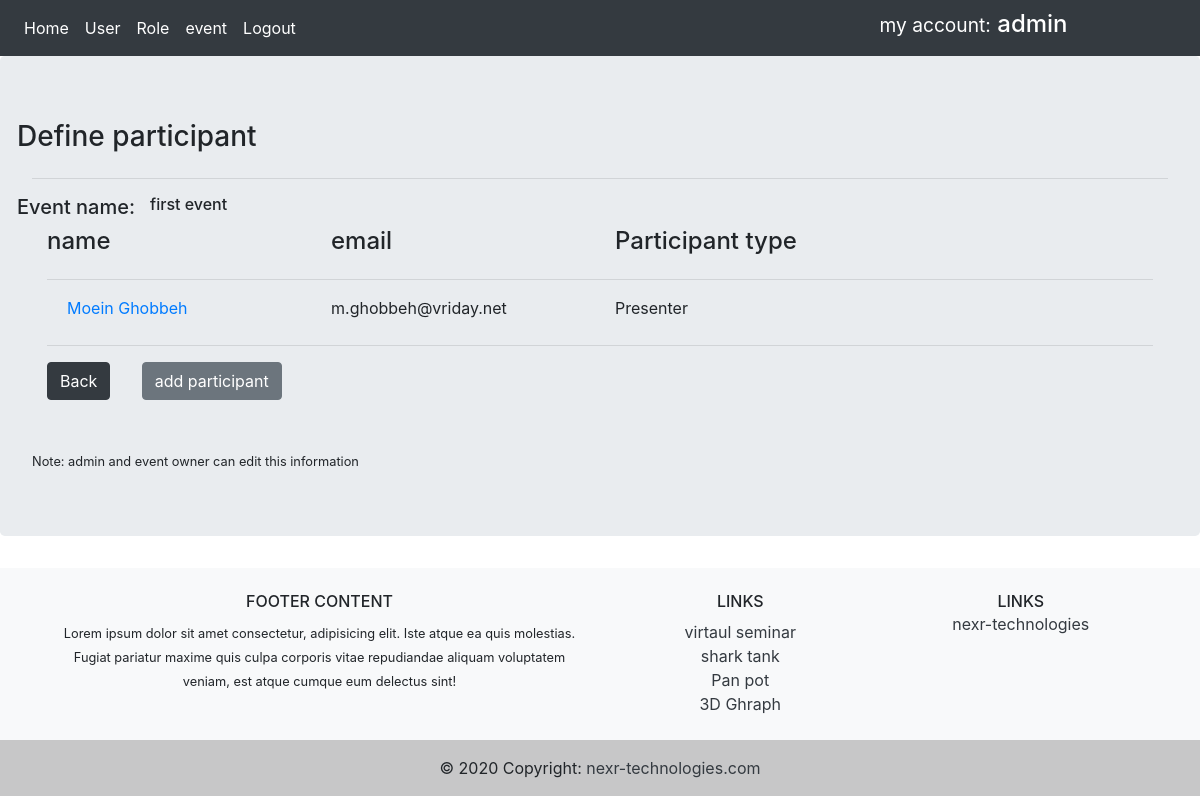
Page /participant/1 (signed in) on the committed database.
### app/models.py (models this page shows, shortened)
class User(db.Model, UserMixin):
    id = db.Column(db.Integer, primary_key=True)
    username = db.Column(db.String(30), unique=True, nullable=False)
    email = db.Column(db.String(60), unique=True, nullable=False)
    password = db.Column(db.String(60), nullable=False)
    events = db.relationship('Event', backref='eventowner', lazy=True)
    roles = db.relationship('Role', backref='roleuser', lazy=True)

class Event(db.Model):
    id = db.Column(db.Integer, primary_key=True)
    name = db.Column(db.String(120), nullable=False)
    description = db.Column(db.String(120), nullable=False)
    startdate = db.Column(db.DateTime, nullable=False,
                          default=datetime.datetime.now)
    enddate = db.Column(db.DateTime, nullable=False,
                        default=datetime.datetime.now)
    capacity = db.Column(db.Integer, nullable=True)
    user_id = db.Column(db.Integer, db.ForeignKey('user.id'), nullable=False)
    participants = db.relationship(
        'Participant', backref='eventParticipant', lazy=True)

class Participant(db.Model):
    id = db.Column(db.Integer, primary_key=True)
    name = db.Column(db.String(25), nullable=True)
    email = db.Column(db.String(50), nullable=False)
    event_id = db.Column(db.Integer, db.ForeignKey('event.id'), nullable=False)
    Participanttypes_id = db.Column(db.Integer, db.ForeignKey('participanttypes.id'), nullable=False)
    unique_id = db.Column(db.Integer, nullable=False)

class Participanttypes(db.Model):
    id = db.Column(db.Integer, primary_key=True)
    type = db.Column(db.String, nullable=False)
    parti = db.relationship(
        'Participant', backref='ParticipantTypes_id', lazy=True)

### app/routes.py (the view)
@app.route('/participant/<int:event_id>', methods=['GET', 'POST'])
@login_required
def participant(event_id):
    participant = Participant.query.filter_by(event_id=event_id)
    event_name = ''
    if Event.query.filter_by(id=event_id).first():
        event_name = Event.query.filter_by(id=event_id).first().name
    return render_template('participant.html', form=participant, event_id=event_id, event_name=event_name)

### app/models.py (called while the page is built)
@login_manager.user_loader
def load_user(user_id):
    return User.query.get(int(user_id))

### app/templates/participant.html (shortened to what this page needs)
{% extends 'base.html' %}
{% block content %}
<form action="" method="POST">
    <div class="row">
        <div class="col-ms">
            <h3> Define participant </h3>
        </div>
    </div>
    <hr />
    <div class="row">
        <div class="col-ms">
            <h5>Event name:</h5>
        </div>
        <div class="col-2">
            <h6>  {{ event_name }} </h6>
        </div>
    </div>
    <div class="container">
        <div class="row">
            <div class="col-3">
                <h4>name</h4>
            </div>
            <div class="col-3">
                <h4>email</h4>
            </div>
            <div class="col-3">
                <h4> Participant type </h4>
            </div>
        </div>
        <hr />
        {% for participant in form %}
        <div class="row">
            <div class="col-3">
                <a href="{{ url_for('participantDetail', participant_id=participant.id , event_id=event_id) }}"
                    class="card-body">{{
                    participant.name }}</a>
            </div>
            <div class="col-3">
                {{ participant.email }}
            </div>
            <div class="col-3">
                {{ participant.ParticipantTypes_id.type }}
            </div>
        </div>
        {% endfor %}
        <hr />
        <div class="row">
            <div class="col-1">
                <a href="{{ url_for('eventdetail', event_id=event_id) }}" class="btn btn-dark">
                    Back</a>
            </div>
            <div class="col-2">
                {% if current_user.is_authenticated %}
                {% if form.username == current_user.username or current_user.username == 'admin' %}
                <a href="{{ url_for('new_participant', event_id=event_id, event_name=event_name) }}"
                    class="btn btn-secondary">add participant</a>
                {% endif %}
                {% endif %}
            </div>
        </div>
        <br>
        <br>
        <div class="row">
            <div class="col=3">
                <small> Note: admin and event owner can edit this information </small>
            </div>
        </div>
    </div>
</form>
</div>
{% endblock %}

### app/templates/include/navbar.html
<nav class="navbar navbar-expand-lg navbar-dark bg-dark">
    <div class="navbar-nav">
        <a class="nav-item nav-link active" href="{{ url_for('home') }}">Home</a>
        {% if current_user.is_authenticated %}
        <a class="nav-item nav-link active" href="{{ url_for('users') }}">User</a>
        <a class="nav-item nav-link active" href="{{ url_for('rolename') }}">Role</a>
        <a class="nav-item nav-link active" href="{{ url_for('event') }}">event</a>
        <a class="nav-item nav-link active" href="{{ url_for('logout') }}">Logout</a>
        {% else %}
        <a class="nav-item nav-link active" href="{{ url_for('login') }}">Login</a>
        {% endif %}
    </div>
    <div class="col-md-8 text-right">
        <h4 class="text-white bg-dark">  <small class="text-white bg-dark"> my account:</small> {{ current_user.username }}</h4>
    </div>
</nav>

### rows in the picture
User: username "admin"
Event: name "first event"
Participant: name "Moein Ghobbeh", email "m.ghobbeh@vriday.net", ParticipantTypes_id.type "Presenter"
